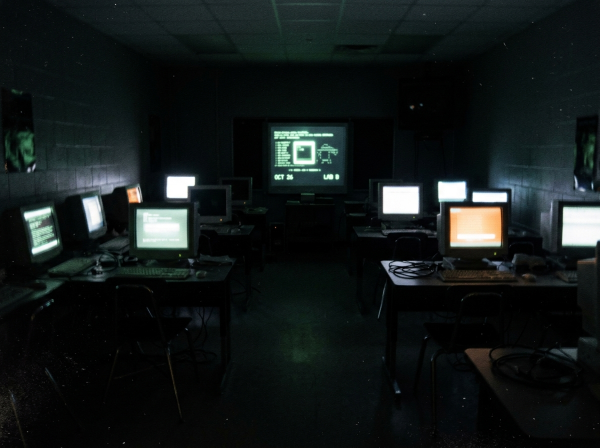
#> input picture clue_labkom.jpg, 1200 x 896 px (shown at 1/2 size)
$ python blur_tool.py clue_labkom.jpg out.png 5
#> lines starting #> are read from the running program, lines starting #| are printed output that depends on the picture
"""
=============================================================================
YB QUEST TERMINAL - OPENCV BLUR TOOL
=============================================================================
Skrip bantu untuk menghasilkan gambar terdistorsi / blur bergaya ARG
untuk teka-teki Tahap 2 buku tahunan.

Kebutuhan:
pip install opencv-python numpy

Cara Penggunaan:
1. Siapkan foto asli (misal: labkom_asli.jpg, kantin_asli.jpg, rooftop_asli.jpg)
2. Jalankan: python blur_tool.py labkom_asli.jpg clue_labkom.jpg
=============================================================================
"""

import sys
import os

try:
    import cv2
    import numpy as np
except ImportError:
    print("[ERROR] OpenCV / NumPy belum terpasang.")
    print("Silakan pasang dengan menjalankan: pip install opencv-python numpy")
    sys.exit(1)


def generate_arg_blur(input_path, output_path, blur_strength=55, add_noise=True):
    """
    Menerapkan Gaussian Blur intensif dan efek noise retro pada foto.
    """
#> called with input_path = 'clue_labkom.jpg', output_path = 'out.png', blur_strength = 5, add_noise = True
    if not os.path.exists(input_path):
        print(f"[ERROR] File input tidak ditemukan: {input_path}")
        return False

    # Baca gambar
    img = cv2.imread(input_path)
#> img is the input picture: shape (896, 1200, 3); mean B, G, R 25.7, 26, 20
    if img is None:
        print(f"[ERROR] Gagal membaca gambar: {input_path}")
        return False

    # Resize gambar agar optimal untuk web (lebar 800px, aspect ratio dijaga)
    h, w = img.shape[:2]
#> h = 896; w = 1200
    max_w = 800
    if w > max_w:
        ratio = max_w / float(w)
#> ratio = 0.667
        new_dim = (max_w, int(h * ratio))
#> new_dim = (800, 597)
        img = cv2.resize(img, new_dim, interpolation=cv2.INTER_AREA)
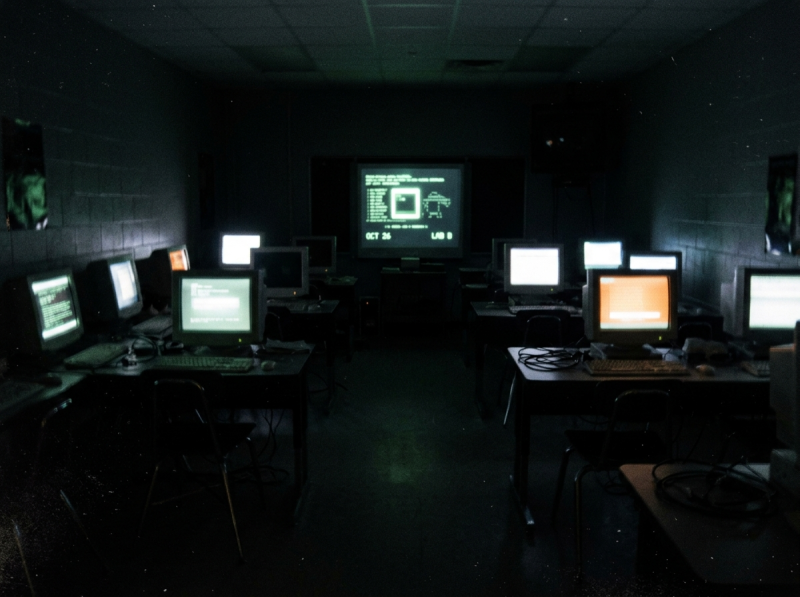
#> img: shape (597, 800, 3); mean B, G, R 25.7, 26, 20

    # Pastikan kernel size ganjil
    ksize = blur_strength if blur_strength % 2 == 1 else blur_strength + 1

    # 1. Terapkan Gaussian Blur
    blurred = cv2.GaussianBlur(img, (ksize, ksize), 0)

    # 2. Opsional: Tambahkan grain/noise retro
    if add_noise:
        row, col, ch = blurred.shape
#> row = 597; col = 800; ch = 3
        mean = 0
        sigma = 12
        gauss = np.random.normal(mean, sigma, (row, col, ch)).astype('uint8')
        blurred = cv2.addWeighted(blurred, 0.9, gauss, 0.1, 0)
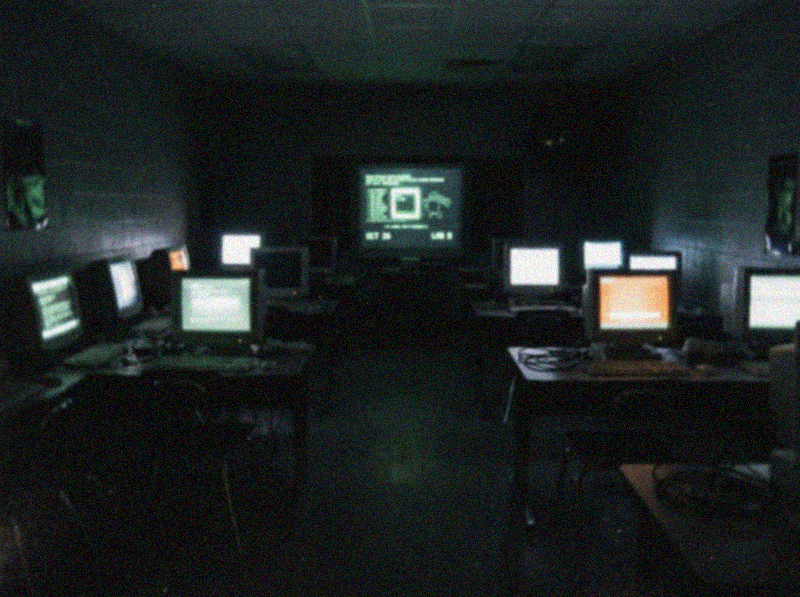
#> blurred: shape (597, 800, 3); mean B, G, R 35.1, 35.4, 29.9

    # Simpan hasil render
    cv2.imwrite(output_path, blurred, [cv2.IMWRITE_JPEG_QUALITY, 85])
    print(f"[SUKSES] Gambar blur berhasil disimpan ke: {output_path}")
    return True


if __name__ == "__main__":
    if len(sys.argv) < 3:
        print("Penggunaan:")
        print("  python blur_tool.py <foto_input.jpg> <foto_output.jpg> [blur_level]")
        print("Contoh:")
        print("  python blur_tool.py foto_asli.jpg clue_labkom.jpg 55")
    else:
        in_file = sys.argv[1]
        out_file = sys.argv[2]
        strength = int(sys.argv[3]) if len(sys.argv) > 3 else 55
        generate_arg_blur(in_file, out_file, blur_strength=strength)

$ run again, with clue_kantin.jpg copied over clue_labkom.jpg
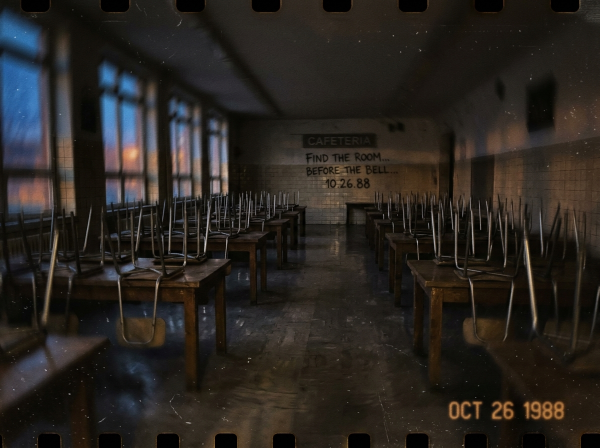
#> input picture clue_kantin.jpg, 1200 x 896 px (shown at 1/2 size)
#> in generate_arg_blur, img is the input picture: shape (896, 1200, 3); mean B, G, R 31.9, 36.3, 40.6
#> in generate_arg_blur, `img = cv2.resize(img, new_dim, interpolation=cv2.INTER_AREA)`:
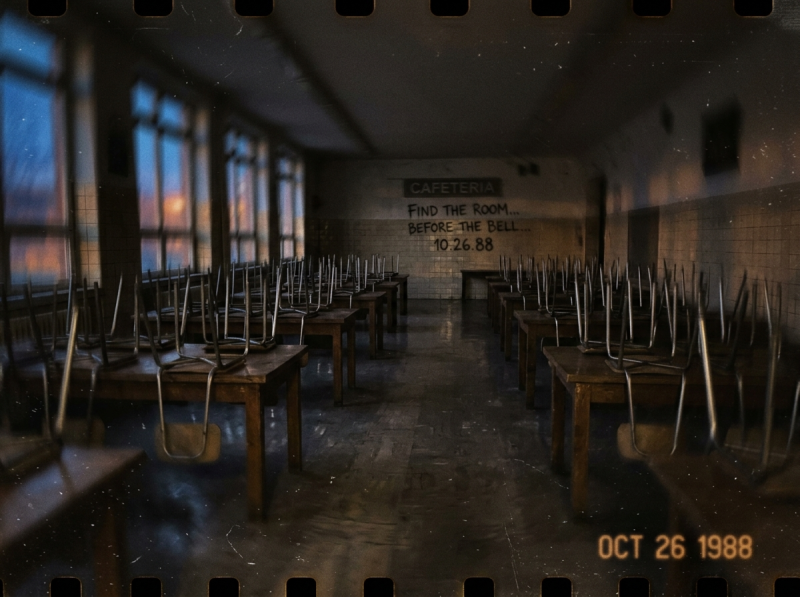
#> img: shape (597, 800, 3); mean B, G, R 31.9, 36.3, 40.6
